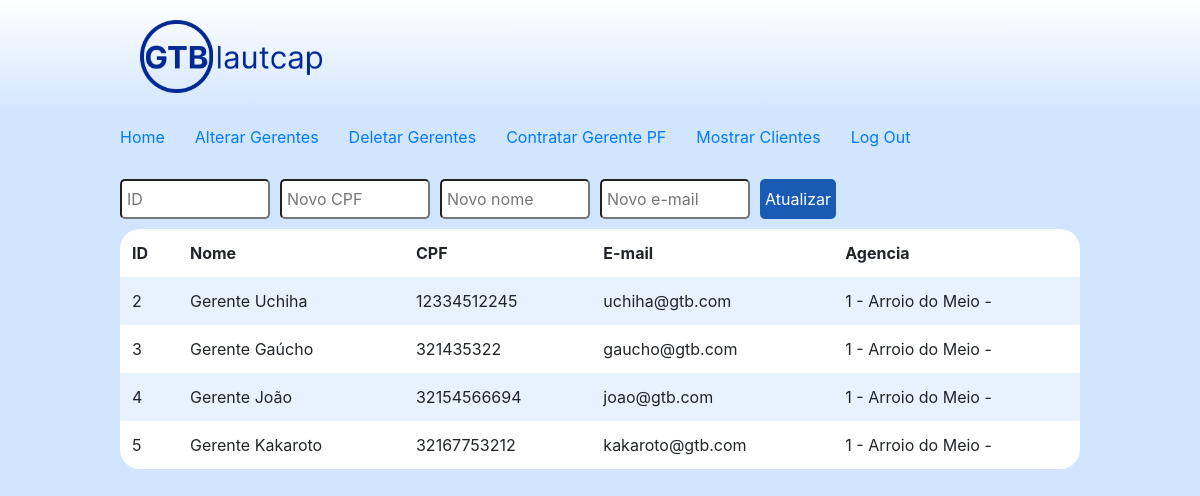
The app's page /alterarGerentes (signed in), older data.
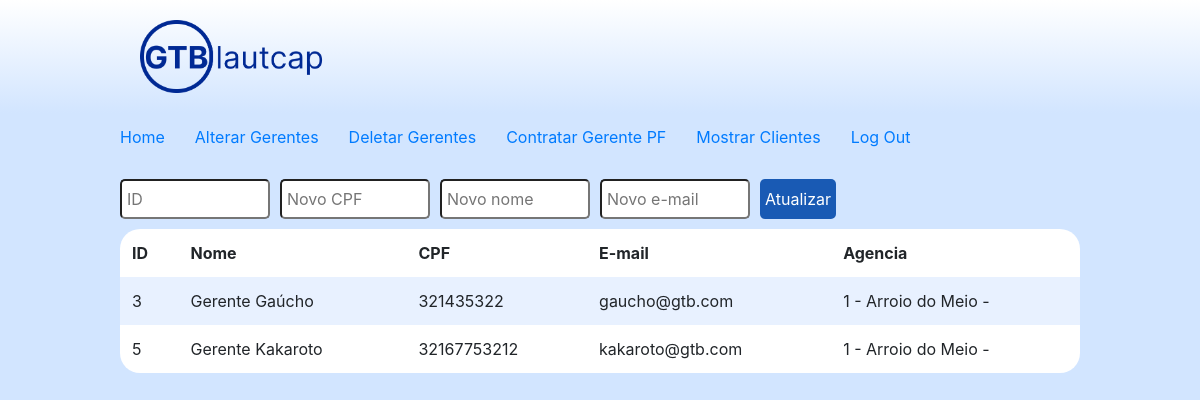
The same page, newer data.
### gtb/models.py (models this page shows, shortened)
class GerentePF(models.Model):
    user            = models.OneToOneField(User, null=True, on_delete=models.CASCADE)
    CPF             = models.CharField(max_length=11, null=False, blank=False)
    nome_completo   = models.CharField(max_length=64, null=False, blank=False)
    agencia_id      = models.ForeignKey(Agencia, on_delete=models.CASCADE)

class User(AbstractUser):
    is_pessoaFisica = models.BooleanField(default=False)
    is_pessoaJuridica = models.BooleanField(default=False)
    is_agencia = models.BooleanField(default=False)
    is_gerentePF = models.BooleanField(default=False)
    is_gerentePJ = models.BooleanField(default=False)

class Agencia(models.Model):
    user   = models.OneToOneField(User, on_delete=models.CASCADE, null=True, blank=True)
    cidade = models.CharField(max_length=30, null=False, blank=False)
    def __str__(self):
        return f"{self.id} - {self.cidade}"

### gtb/viewAgencia.py (the view)
# urls.py: path("alterarGerentes", viewAgencia.alterarGerentes, name="alterarGerentes"),
@login_required
def alterarGerentes(request):
    user = request.user
    if request.method == "POST":
        ID = request.POST["ID"]
        CPF = request.POST["CPF"]
        newCompleteName = request.POST["nome_completo"]
        newEmail = request.POST["email"]
        agencia = models.Agencia.objects.filter(user=user)
        gerentesPF = models.GerentePF.objects.filter(agencia_id=agencia[0])
        if ID:
            cliente = models.GerentePF.objects.filter(id=ID)
            usuario = models.User.objects.filter(id=cliente[0].user.id)
            print(ID, cliente, usuario)
            if CPF != "" and CPF != None:
                cliente.update(CPF=CPF)
            if newCompleteName != "" and newCompleteName != None:
                cliente.update(nome_completo=newCompleteName)
            if newEmail != "" and newEmail != None:
                usuario.update(email=newEmail)
        gerentesPF = models.GerentePF.objects.filter(agencia_id=agencia[0])
        return render(request, "gtb/alterarGerentes.html", {
            "metodo": "post",
            "dados_gerentePF": gerentesPF,
        })
    else:
        agencia = models.Agencia.objects.filter(user=user)
        gerentesPF = models.GerentePF.objects.filter(agencia_id=agencia[0])
        return render(request, "gtb/alterarGerentes.html", {
            "metodo": "get",
            "dados_gerentePF": gerentesPF
        })

### gtb/templates/gtb/alterarGerentes.html (shortened to what this page needs)
{% extends "gtb/layout.html" %}
{% load filter %}
{% load static %}
{% block head %}
    <link href="{% static 'gtb/acoes.css' %}" rel="stylesheet">
{% endblock %}
{% block body %}
    <form action="{% url 'alterarGerentes' %}" method="post">
        <div class="formDiv">
            <div class="divComprarAcoes">
                <input class="textoProcurarAcao" type="text" name="ID" placeholder="ID">
                <input class="textoProcurarAcao" type="text" name="CPF" placeholder="Novo CPF">
                <input class="textoProcurarAcao" type="text" name="nome_completo" placeholder="Novo nome">
                <input class="textoProcurarAcao" type="text" name="email" placeholder="Novo e-mail">
                <button class="botaoProcurarAcao" type="submit" name="botaoVenderAcao">Atualizar</button>
            </div>
            <div class="tableDiv">
                <table>
                    <thead>
                        <tr>
                            <th>ID</th>
                            <th>Nome</th>
                            <th>CPF</th>
                            <th>E-mail</th>
                            <th>Agencia</th>
                        </tr>
                    </thead>
                    <tbody>
                        {% for dadosVar in dados_gerentePF %}
                            <tr>
                                <td>{{ dadosVar.id }}</td>
                                <td>{{ dadosVar.nome_completo }}</td>
                                <td>{{ dadosVar.CPF }}</td>
                                <td>{{ dadosVar.user.email }}</td>
                                <td>{{ dadosVar.agencia_id }} - {{ dados_gerentePF.agencia_id }}</td>
                            </tr>
                        {% endfor %}
                    </tbody>
                </table>
            </div>
        </div>
    </form>
{% endblock %}

Row changes from the older to the newer data that the page shows:
no longer on this page (row edited): GerentePF: id "2", nome_completo "Gerente Uchiha", CPF "12334512245", user.email "uchiha@gtb.com", agencia_id "1 - Arroio do Meio"
no longer on this page (row edited): GerentePF: id "4", nome_completo "Gerente João", CPF "32154566694", user.email "joao@gtb.com", agencia_id "1 - Arroio do Meio"
